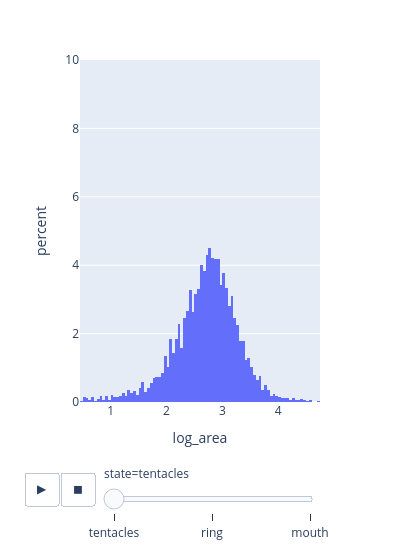

Notebook source saved alongside this figure:
### Code cell
df['log_area'] = np.log(df['area'])
f = px.histogram(df, x='log_area', animation_frame='state', histnorm='percent', width=400, range_y=[0,10])
f.write_html('LogAreaDistribution.html')
f

### Figure 1 — Plotly figure (JSON) as saved in the notebook; plotly's stock layout.template omitted (floating-point values rounded to 4 significant figures; data arrays with more than 128 entries replaced by an {"elided": "..."} marker saying what was removed)
{"data": [{"bingroup": "x", "histnorm": "percent", "hovertemplate": "state=tentacles<br>log_area=%{x}<br>percent=%{y}<extra></extra>", "legendgroup": "", "marker": {"color": "#636efa", "pattern": {"shape": ""}}, "name": "", "orientation": "v", "showlegend": false, "type": "histogram", "x": {"elided": "8514 float values"}, "xaxis": "x", "yaxis": "y"}], "layout": {"barmode": "relative", "legend": {"tracegroupgap": 0}, "margin": {"t": 60}, "sliders": [{"active": 0, "currentvalue": {"prefix": "state="}, "len": 0.9, "pad": {"b": 10, "t": 60}, "steps": [{"args": [["tentacles"], {"frame": {"duration": 0, "redraw": true}, "fromcurrent": true, "mode": "immediate", "transition": {"duration": 0, "easing": "linear"}}], "label": "tentacles", "method": "animate"}, {"args": [["ring"], {"frame": {"duration": 0, "redraw": true}, "fromcurrent": true, "mode": "immediate", "transition": {"duration": 0, "easing": "linear"}}], "label": "ring", "method": "animate"}, {"args": [["mouth"], {"frame": {"duration": 0, "redraw": true}, "fromcurrent": true, "mode": "immediate", "transition": {"duration": 0, "easing": "linear"}}], "label": "mouth", "method": "animate"}], "x": 0.1, "xanchor": "left", "y": 0, "yanchor": "top"}], "updatemenus": [{"buttons": [{"args": [null, {"frame": {"duration": 500, "redraw": true}, "fromcurrent": true, "mode": "immediate", "transition": {"duration": 500, "easing": "linear"}}], "label": "&#9654;", "method": "animate"}, {"args": [[null], {"frame": {"duration": 0, "redraw": true}, "fromcurrent": true, "mode": "immediate", "transition": {"duration": 0, "easing": "linear"}}], "label": "&#9724;", "method": "animate"}], "direction": "left", "pad": {"r": 10, "t": 70}, "showactive": false, "type": "buttons", "x": 0.1, "xanchor": "right", "y": 0, "yanchor": "top"}], "width": 400, "xaxis": {"anchor": "y", "domain": [0, 1], "title": {"text": "log_area"}}, "yaxis": {"anchor": "x", "domain": [0, 1], "range": [0, 10], "title": {"text": "percent"}}}}
